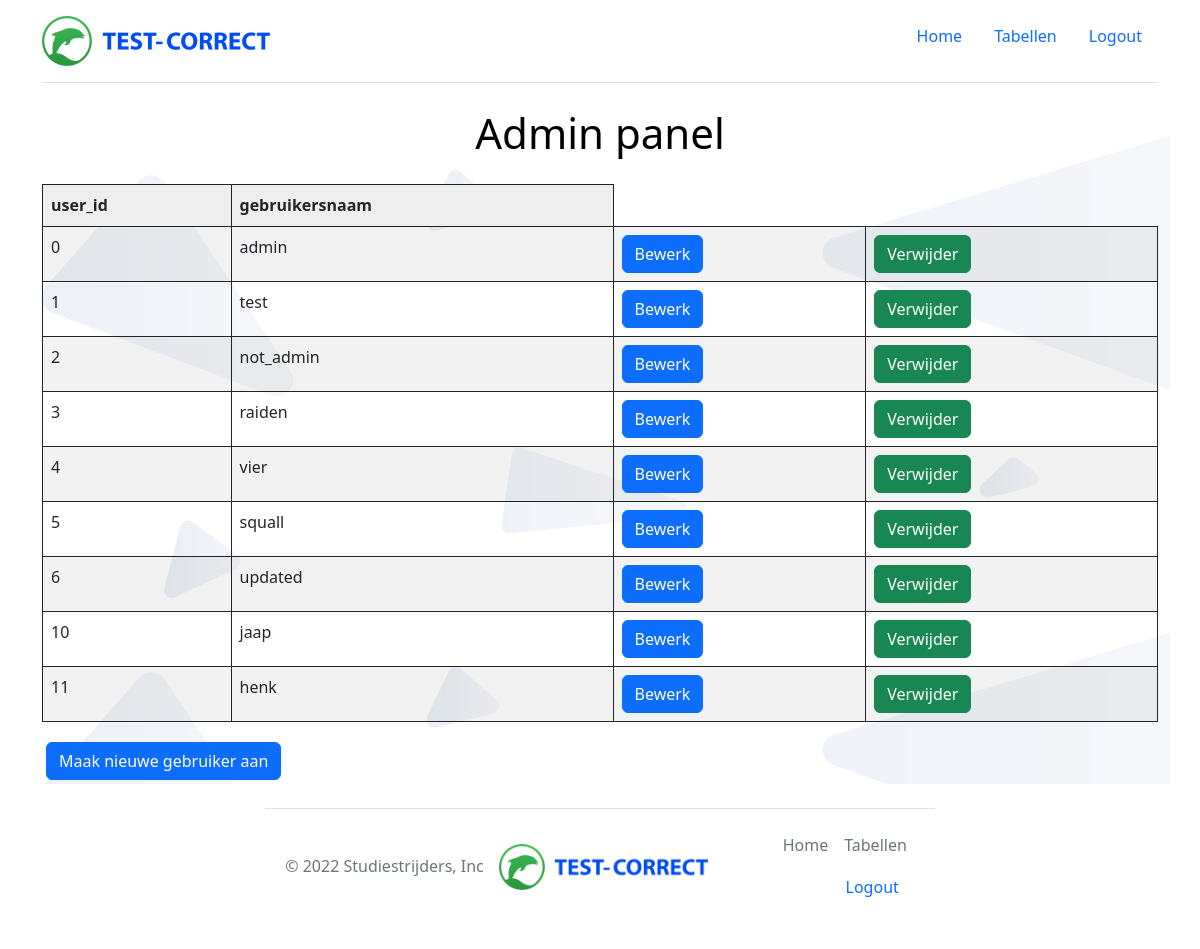
Page /admin (signed in) on the earlier database version.
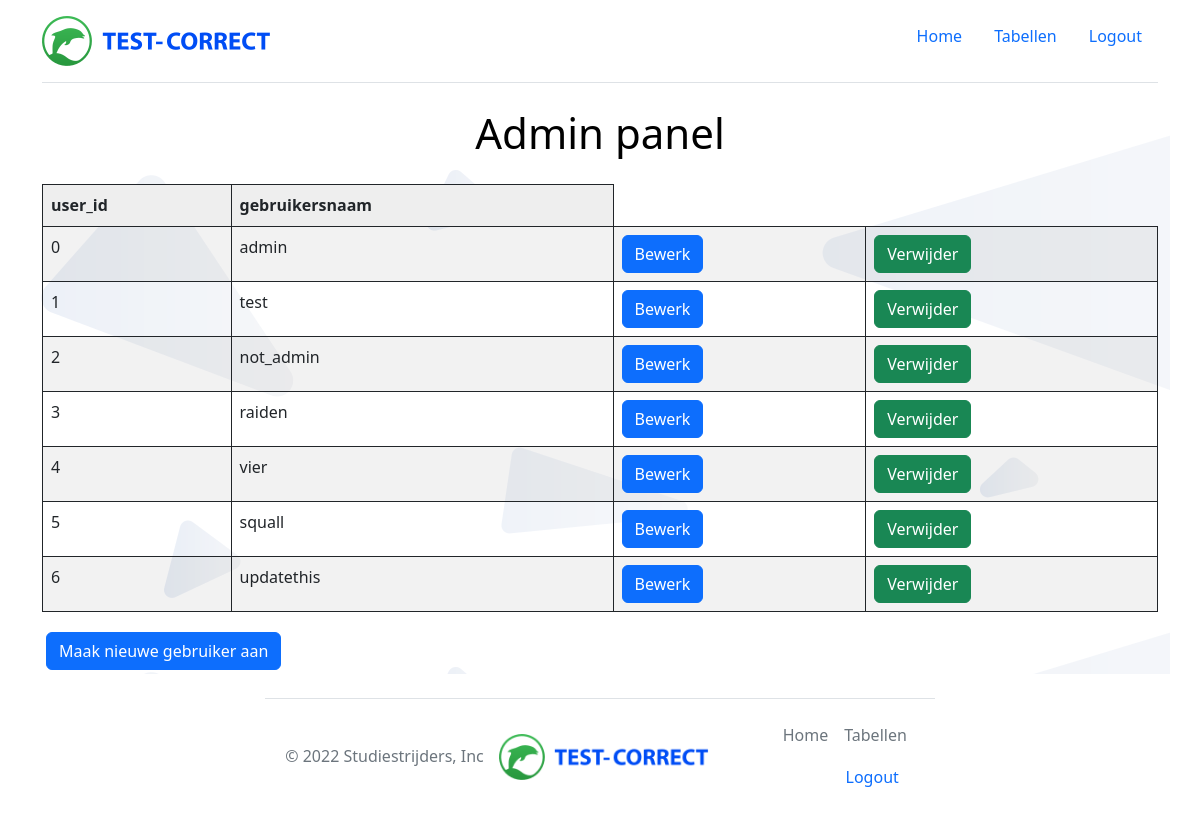
Same page on the later database version.
### tables this page shows
CREATE TABLE users (user_id INTEGER PRIMARY KEY ASC AUTOINCREMENT NOT NULL, gebruikersnaam VARCHAR (50) NOT NULL, wachtwoord VARCHAR (255) NOT NULL, is_admin BOOLEAN NOT NULL);

### app.py (the view)
@app.route("/admin") #copypasta from above but points specifically to the login_test table
def admin(table_name="users"):
    if session.get('username') != "admin":
        return redirect(url_for('index'))
    if not table_name:
        return "Missing table name", 400  # HTTP 400 = Bad Request
    else:
        rows, column_names = dbm.get_admin_table_content(table_name)
        return render_template(
            "admin.html", rows=rows, columns=column_names, table_name=table_name
        )

### app.py (called while the page is built)
@app.before_request
def check_login():
    if request.endpoint not in ["/", "home", "login", "login_post"]:
        if not session.get('logged_in', 'username'):
            return redirect(url_for('home'))

### lib/tablemodel.py (called while the page is built)
    def get_admin_table_content(self, table_name):
        cursor = sqlite3.connect(self.database_file).cursor()
        cursor.execute(f"SELECT user_id, gebruikersnaam FROM {table_name}")
        table_headers = [column_name[0] for column_name in cursor.description]
        table_content = cursor.fetchall()
        return table_content, table_headers

### templates/admin.html (shortened to what this page needs)
{% extends "base.html" %}
{% block head %}
    {{super()}}
    <link rel="stylesheet" href="/static/basic.css" type="text/css">
{% endblock %}
{% block content %}
    <h1>Admin panel</h1>
    <table class="table table-striped">
        <thead>
        <tr>
            {% for column in columns %}
            <th>{{ column}}</th>
            {% endfor %}
        </tr>
        </thead>
        <tbody>
        {% for row in rows %}
        <tr>
            {% for field in row %}
                <td>{{ field }}</td>
            {% endfor %}
            <td><a class="btn btn-primary" href="/account_details/{{ row[0] }}"> Bewerk </a></td>
            <td><a class="btn btn-success" href="/delete_account/{{ row[0] }}"> Verwijder </a></td>
        </tr>
        {% endfor %}
        </tbody>
    </table>
    <form>
        <button class="btn btn-primary" formaction="{{ url_for( 'adduser') }}">Maak nieuwe gebruiker aan</button>
    </form>
{% endblock %}

### templates/base.html (shortened to what this page needs)
<!DOCTYPE html>
<html lang="en">
<head>
    {% block head %}
    <link rel="stylesheet" href="/static/style.css" type="text/css">
    <link href="https://cdn.jsdelivr.net/npm/bootstrap@5.2.3/dist/css/bootstrap.min.css" rel="stylesheet">
    {% endblock %}
</head>
<body>
    {% include "header.html" %}
    <div class="container" style="background-image: url('static/assets/img/background.png');">{% block content %}{% endblock %}</div>
    {% include "footer.html" %}
</body>
</html>

### templates/header.html
<div class="container">
    <header class="d-flex flex-wrap justify-content-center py-3 mb-4 border-bottom">
      <a href="/" class="d-flex align-items-center mb-3 mb-md-0 me-md-auto text-dark text-decoration-none">
        <img src="static/assets/img/testcorrect-logo.png" alt="logo">
      </a>
      <ul class="nav nav-pills">
        <li class="nav-item"><a href="/" class="nav-link" aria-current="page">Home</a></li>
        <li class="nav-item"><a href="/table" class="nav-link" aria-current="page">Tabellen</a></li>
        {% if session.get('logged_in') == True %}
          <li class="nav-item"><a href="/logout" class="nav-link">Logout</a></li>
        {% else %}
          <li class="nav-item"><a href="/login" class="nav-link">Login</a></li>
        {% endif %}
      </ul>
    </header>
</div>

### templates/footer.html (shortened to what this page needs)
<div class="container">
    <footer class="d-flex flex-wrap justify-content-between align-items-center py-3 my-4 border-top">
      <p class="col-md-4 mb-0 text-muted">© 2022 Studiestrijders, Inc</p>
      <a href="/" class="col-md-4 d-flex align-items-center justify-content-center mb-3 mb-md-0 me-md-auto link-dark text-decoration-none">
        <img src="static/assets/img/testcorrect-logo.png" alt="logo">
      </a>
      <ul class="nav col-md-4 justify-content-end">
        <li class="nav-item"><a href="/" class="nav-link px-2 text-muted">Home</a></li>
        <li class="nav-item"><a href="/table" class="nav-link px-2 text-muted">Tabellen</a></li>
        {% if session.get('logged_in') == True %}
          <li class="nav-item"><a href="/logout" class="nav-link">Logout</a></li>
        {% else %}
          <li class="nav-item"><a href="/login" class="nav-link">Login</a></li>
        {% endif %}
      </ul>
    </footer>
  </div>

### static/style.css (style rules this page uses)
* { margin: 0; padding: 0; }
body { font-family:sans-serif }
h1 { text-align: center; margin-bottom: 80px; }

Differences in the rows shown:
removed users: row "10", gebruikersnaam "jaap"
removed users: row "11", gebruikersnaam "henk"
changed users: gebruikersnaam "updated" → "updatethis"
